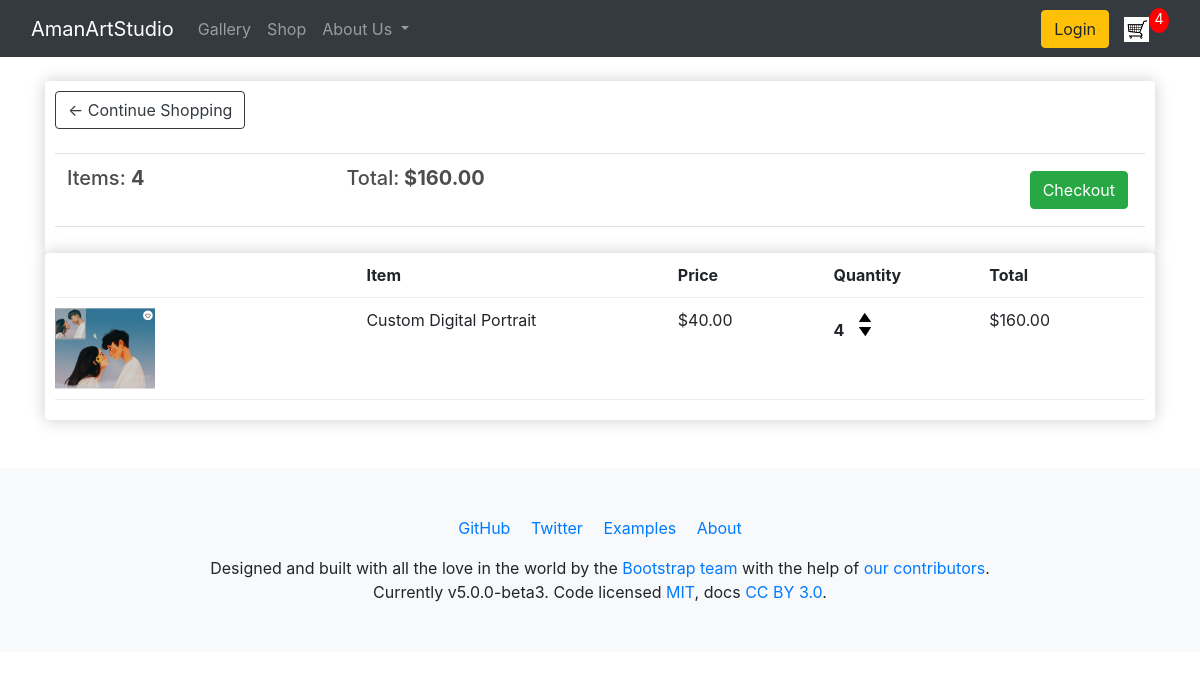
The app's page /cart/ (signed in) with its own data.
### shop/models.py (models this page shows, shortened)
class Order(models.Model):
	customer = models.ForeignKey(Customer, on_delete=models.SET_NULL, null=True, blank=True)
	date_ordered = models.DateTimeField(auto_now_add=True)
	complete = models.BooleanField(default=False)
	transaction_id = models.CharField(max_length=100, null=True)
	@property
	def get_cart_total(self):
		orderitems = self.orderitem_set.all()
		total = sum([item.get_total for item in orderitems])
		return total
	@property
	def get_cart_items(self):
		orderitems = self.orderitem_set.all()
		total = sum([item.quantity for item in orderitems])
		return total

class OrderItem(models.Model):
	product = models.ForeignKey(Product, on_delete=models.SET_NULL, null=True)
	order = models.ForeignKey(Order, on_delete=models.SET_NULL, null=True)
	quantity = models.IntegerField(default=0, null=True, blank=True)
	date_added = models.DateTimeField(auto_now_add=True)
	@property
	def get_total(self):
		total = self.product.price * self.quantity
		return total

class Product(models.Model):
	name = models.CharField(max_length=200)
	price = models.FloatField()
	digital = models.BooleanField(default=False,null=True, blank=True)
	image = models.ImageField(null=True, blank=True)
	@property
	def imageURL(self):
		try:
			url = self.image.url
		except:
			url = ''
		return url

### shop/views.py (the view)
# urls.py: path('cart/',views.cart, name="cart"),
def cart(request):
    data = cartData(request)
    cartItems = data['cartItems']
    order = data['order']
    items = data['items']
    context = {'items':items, 'order':order, 'cartItems':cartItems}
    return render(request, 'shop/cart.html', context)

### shop/utils.py (called while the page is built)
def cartData(request):
	if request.user.is_authenticated:
		customer = request.user.customer
		order, created = Order.objects.get_or_create(customer=customer, complete=False)
		items = order.orderitem_set.all()
		cartItems = order.get_cart_items
	else:
		cookieData = cookieCart(request)
		cartItems = cookieData['cartItems']
		order = cookieData['order']
		items = cookieData['items']
	return {'cartItems':cartItems ,'order':order, 'items':items}

### shop/templates/shop/cart.html
{% extends 'shop/main.html' %}
{% load static %}
{% block content %}
    <div class="row">
		<div class="col-lg-12">
			<div class="box-element">
                <a  class="btn btn-outline-dark" href="{% url 'shop' %}">&#x2190; Continue Shopping</a>
                <br><br>
                <table class="table">
					<tr>
						<th><h5>Items: <strong>{{order.get_cart_items}}</strong></h5></th>
						<th><h5>Total:<strong> ${{order.get_cart_total|floatformat:2}}</strong></h5></th>
						<th><a style="float:right; margin:5px;" class="btn btn-success" href="{% url 'checkout' %}">Checkout</a></th>
					</tr>
				</table>
            </div>
            <div class="box-element">
                <div class="cart-row">
                    <div style="flex:2"></div>
                    <div style="flex:2"><strong>Item</strong></div>
                    <div style="flex:1"><strong>Price</strong></div>
                    <div style="flex:1"><strong>Quantity</strong></div>
                    <div style="flex:1"><strong>Total</strong></div>
                </div>
                {% for item in items %}
                <div class="cart-row">
                    <div style="flex:2"><img class="row-image" src="{{item.product.imageURL}}"></div>
                    <div style="flex:2"><p>{{item.product.name}}</p></div>
                    <div style="flex:1"><p>${{item.product.price|floatformat:2}}</p></div>
                    <div style="flex:1">
                        <p class="quantity">{{item.quantity}}</p>
                        <div class="quantity">
                            <img data-product="{{item.product.id}}" data-action="add" class="chg-quantity update-cart" src="{% static  'images/arrow-up.png' %}">
                            <img data-product="{{item.product.id}}" data-action="remove" class="chg-quantity update-cart" src="{% static  'images/arrow-down.png' %}">
                        </div>
                    </div>
                    <div style="flex:1"><p>${{item.get_total|floatformat:2}}</p></div>
                </div>
                {% endfor %}
            </div>
        </div>
    </div>
{% endblock content %}

### static/css/main.css (style rules this page uses)
body { background-color: hsl(0, 0%, 98%); }
h1,h2,h3,h4,h5,h6 { color:hsl(0, 0%, 30%); }
.box-element { box-shadow:hsl(0, 0%, 80%) 0 0 16px; background-color: #fff; border-radius: 4px; padding: 10px; }
.col-lg-4, .col-lg-6, .col-lg-8, .col-lg-12 { margin-top: 10px; }
.btn { border-radius: 0; }
.row-image { width: 100px; }
.cart-row { display: flex; align-items: flex-stretch; padding-bottom: 10px; margin-bottom: 10px; border-bottom: 1px solid #ececec; }
.quantity { display: inline-block; font-weight: 700; padding-right:10px; }
.chg-quantity { width: 12px; cursor: pointer; display: block; margin-top: 5px; transition:.1s; }

### records on screen
Order: get_cart_items "4", get_cart_total "160.00"
OrderItem: product.imageURL (picture), product.name "Custom Digital Portrait", product.price "40.00", quantity "4", get_total "160.00"

### other values on screen
{{ cartItems }} "4"
